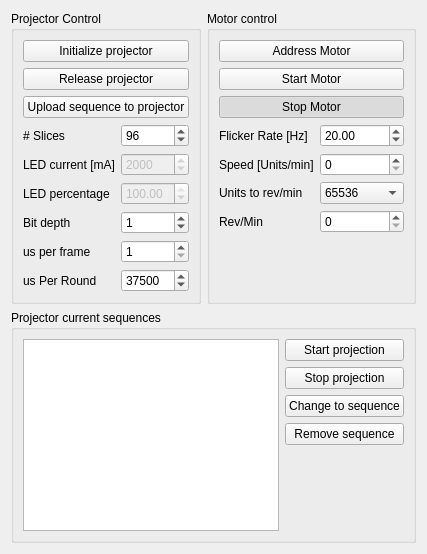
       <widget class="QWidget" name="tabProjector">
        <attribute name="title">
         <string>Projector/Motor</string>
        </attribute>
        <layout class="QVBoxLayout" name="verticalLayout_21">
         <item>
          <layout class="QHBoxLayout" name="horizontalLayout_4">
           <item>
            <widget class="QGroupBox" name="groupBox_5">
             <property name="title">
              <string>Projector Control</string>
             </property>
             <layout class="QVBoxLayout" name="verticalLayout">
              <item>
               <widget class="QPushButton" name="pushButtonProjectorInitialize">
                <property name="text">
                 <string>Initialize projector</string>
                </property>
               </widget>
              </item>
              <item>
               <widget class="QPushButton" name="pushButtonProjectorRelease">
                <property name="text">
                 <string>Release projector</string>
                </property>
               </widget>
              </item>
              <item>
               <widget class="QPushButton" name="pushButtonUploadCurrentSequence">
                <property name="text">
                 <string>Upload sequence to projector</string>
                </property>
               </widget>
              </item>
              <item>
               <layout class="QFormLayout" name="formLayout_6">
                <property name="fieldGrowthPolicy">
                 <enum>QFormLayout::AllNonFixedFieldsGrow</enum>
                </property>
                <item row="0" column="0">
                 <widget class="QLabel" name="labelNSlicesProjectorNumSlices">
                  <property name="text">
                   <string># Slices</string>
                  </property>
                 </widget>
                </item>
                <item row="0" column="1">
                 <widget class="QSpinBox" name="spinBoxProjectorNSlices">
                  <property name="minimum">
                   <number>1</number>
                  </property>
                  <property name="maximum">
                   <number>99999999</number>
                  </property>
                  <property name="value">
                   <number>96</number>
                  </property>
                 </widget>
                </item>
                <item row="1" column="0">
                 <widget class="QLabel" name="labelLEDCurrent">
                  <property name="text">
                   <string>LED current [mA]</string>
                  </property>
                 </widget>
                </item>
                <item row="1" column="1">
                 <widget class="QSpinBox" name="spinBoxProjectorLEDcurrent">
                  <property name="enabled">
                   <bool>false</bool>
                  </property>
                  <property name="maximum">
                   <number>15000</number>
                  </property>
                  <property name="singleStep">
                   <number>100</number>
                  </property>
                  <property name="value">
                   <number>2000</number>
                  </property>
                 </widget>
                </item>
                <item row="2" column="0">
                 <widget class="QLabel" name="labelLEDpercentage">
                  <property name="text">
                   <string>LED percentage</string>
                  </property>
                 </widget>
                </item>
                <item row="2" column="1">
                 <widget class="QDoubleSpinBox" name="doubleSpinBoxProjectorLEDpercentage">
                  <property name="enabled">
                   <bool>false</bool>
                  </property>
                  <property name="maximum">
                   <double>100.000000000000000</double>
                  </property>
                  <property name="singleStep">
                   <double>5.000000000000000</double>
                  </property>
                  <property name="value">
                   <double>100.000000000000000</double>
                  </property>
                 </widget>
                </item>
                <item row="3" column="0">
                 <widget class="QLabel" name="labelProjectorFrequency">
                  <property name="text">
                   <string>Bit depth</string>
                  </property>
                 </widget>
                </item>
                <item row="3" column="1">
                 <widget class="QSpinBox" name="spinBoxProjectorBitDepth">
                  <property name="value">
                   <number>1</number>
                  </property>
                 </widget>
                </item>
                <item row="4" column="0">
                 <widget class="QLabel" name="labelProjectorMicrosecPerFrame">
                  <property name="text">
                   <string>us per frame</string>
                  </property>
                 </widget>
                </item>
                <item row="4" column="1">
                 <widget class="QSpinBox" name="spinBoxProjectorMicrosecondsPerFrame">
                  <property name="minimum">
                   <number>1</number>
                  </property>
                  <property name="maximum">
                   <number>100000</number>
                  </property>
                 </widget>
                </item>
                <item row="5" column="0">
                 <widget class="QLabel" name="labelMicrosecondsPerRound">
                  <property name="text">
                   <string>us Per Round</string>
                  </property>
                 </widget>
                </item>
                <item row="5" column="1">
                 <widget class="QSpinBox" name="spinBoxProjectorMicrosecondsPerRound">
                  <property name="minimum">
                   <number>1</number>
                  </property>
                  <property name="maximum">
                   <number>999999999</number>
                  </property>
                  <property name="singleStep">
                   <number>1</number>
                  </property>
                  <property name="value">
                   <number>37500</number>
                  </property>
                 </widget>
                </item>
               </layout>
              </item>
             </layout>
            </widget>
           </item>
           <item>
            <widget class="QGroupBox" name="groupBox_11">
             <property name="title">
              <string>Motor control</string>
             </property>
             <layout class="QVBoxLayout" name="verticalLayout_25">
              <item>
               <widget class="QPushButton" name="pushButtonMotorInitialize">
                <property name="text">
                 <string>Address Motor</string>
                </property>
               </widget>
              </item>
              <item>
               <widget class="QPushButton" name="pushButtonMotorStart">
                <property name="text">
                 <string>Start Motor</string>
                </property>
                <property name="checkable">
                 <bool>true</bool>
                </property>
                <property name="checked">
                 <bool>false</bool>
                </property>
                <attribute name="buttonGroup">
                 <string notr="true">buttonGroupMotorStartStop</string>
                </attribute>
               </widget>
              </item>
              <item>
               <widget class="QPushButton" name="pushButtonMotorStop">
                <property name="text">
                 <string>Stop Motor</string>
                </property>
                <property name="checkable">
                 <bool>true</bool>
                </property>
                <property name="checked">
                 <bool>true</bool>
                </property>
                <attribute name="buttonGroup">
                 <string notr="true">buttonGroupMotorStartStop</string>
                </attribute>
               </widget>
              </item>
              <item>
               <layout class="QFormLayout" name="formLayout_9">
                <property name="fieldGrowthPolicy">
                 <enum>QFormLayout::AllNonFixedFieldsGrow</enum>
                </property>
                <item row="0" column="0">
                 <widget class="QLabel" name="flickerRateHzLabel">
                  <property name="text">
                   <string>Flicker Rate [Hz]</string>
                  </property>
                 </widget>
                </item>
                <item row="0" column="1">
                 <widget class="QDoubleSpinBox" name="doubleSpinBoxFlickerRateHz">
                  <property name="keyboardTracking">
                   <bool>false</bool>
                  </property>
                  <property name="maximum">
                   <double>1000000.000000000000000</double>
                  </property>
                  <property name="value">
                   <double>20.000000000000000</double>
                  </property>
                 </widget>
                </item>
                <item row="1" column="0">
                 <widget class="QLabel" name="label_2">
                  <property name="text">
                   <string>Speed [Units/min]</string>
                  </property>
                 </widget>
                </item>
                <item row="2" column="0">
                 <widget class="QLabel" name="label_3">
                  <property name="text">
                   <string>Units to rev/min</string>
                  </property>
                 </widget>
                </item>
                <item row="3" column="0">
                 <widget class="QLabel" name="revMinLabel">
                  <property name="text">
                   <string>Rev/Min</string>
                  </property>
                 </widget>
                </item>
                <item row="3" column="1">
                 <widget class="QSpinBox" name="spinBoxMotorRevMin">
                  <property name="keyboardTracking">
                   <bool>false</bool>
                  </property>
                  <property name="maximum">
                   <number>1000000</number>
                  </property>
                 </widget>
                </item>
                <item row="2" column="1">
                 <widget class="QComboBox" name="comboBoxMotorUnitsToRevMin">
                  <item>
                   <property name="text">
                    <string>65536</string>
                   </property>
                  </item>
                  <item>
                   <property name="text">
                    <string>32768</string>
                   </property>
                  </item>
                  <item>
                   <property name="text">
                    <string>131072</string>
                   </property>
                  </item>
                 </widget>
                </item>
                <item row="1" column="1">
                 <widget class="QSpinBox" name="spinBoxMotorSpeed">
                  <property name="keyboardTracking">
                   <bool>false</bool>
                  </property>
                  <property name="maximum">
                   <number>2000000</number>
                  </property>
                 </widget>
                </item>
               </layout>
              </item>
             </layout>
            </widget>
           </item>
          </layout>
         </item>
         <item>
          <layout class="QVBoxLayout" name="verticalLayout_20">
           <item>
            <widget class="QGroupBox" name="groupBox_6">
             <property name="title">
              <string>Projector current sequences</string>
             </property>
             <layout class="QHBoxLayout" name="horizontalLayout_3">
              <item>
               <widget class="QListWidget" name="listWidgetSequences">
                <property name="sizePolicy">
                 <sizepolicy hsizetype="Expanding" vsizetype="Expanding">
                  <horstretch>0</horstretch>
                  <verstretch>0</verstretch>
                 </sizepolicy>
                </property>
                <property name="minimumSize">
                 <size>
                  <width>0</width>
                  <height>0</height>
                 </size>
                </property>
               </widget>
              </item>
              <item>
               <layout class="QVBoxLayout" name="verticalLayout_9">
                <item>
                 <widget class="QPushButton" name="pushButtonProjectorStartProjection">
                  <property name="text">
                   <string>Start projection</string>
                  </property>
                 </widget>
                </item>
                <item>
                 <widget class="QPushButton" name="pushButtonProjectorStopProjection">
                  <property name="text">
                   <string>Stop projection</string>
                  </property>
                 </widget>
                </item>
                <item>
                 <widget class="QPushButton" name="pushButtonProjectorChangeSequence">
                  <property name="text">
                   <string>Change to sequence</string>
                  </property>
                 </widget>
                </item>
                <item>
                 <widget class="QPushButton" name="pushButtonRemoveSequence">
                  <property name="text">
                   <string>Remove sequence</string>
                  </property>
                 </widget>
                </item>
                <item>
                 <spacer name="verticalSpacer_4">
                  <property name="orientation">
                   <enum>Qt::Vertical</enum>
                  </property>
                  <property name="sizeHint" stdset="0">
                   <size>
                    <width>20</width>
                    <height>40</height>
                   </size>
                  </property>
                 </spacer>
                </item>
               </layout>
              </item>
             </layout>
            </widget>
           </item>
          </layout>
         </item>
        </layout>
        <zorder></zorder>
       </widget>
